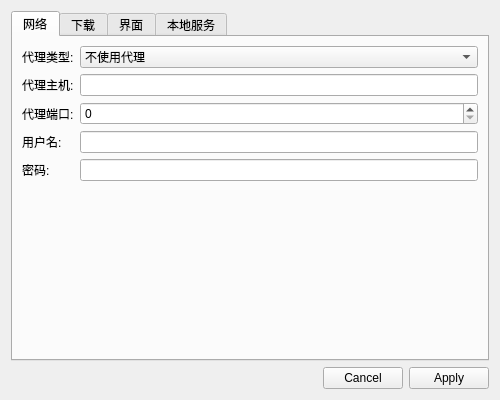
<?xml version="1.0" encoding="UTF-8"?>
<ui version="4.0">
 <class>SettingsDialog</class>
 <widget class="QDialog" name="SettingsDialog">
  <property name="geometry">
   <rect>
    <x>0</x>
    <y>0</y>
    <width>500</width>
    <height>400</height>
   </rect>
  </property>
  <property name="windowTitle">
   <string>设置</string>
  </property>
  <layout class="QVBoxLayout" name="verticalLayout">
   <item>
    <widget class="QTabWidget" name="tabWidget">
     <property name="currentIndex">
      <number>0</number>
     </property>
     <widget class="QWidget" name="networkTab">
      <attribute name="title">
       <string>网络</string>
      </attribute>
      <layout class="QFormLayout" name="formLayout">
       <item row="0" column="0">
        <widget class="QLabel" name="proxyTypeLabel">
         <property name="text">
          <string>代理类型:</string>
         </property>
        </widget>
       </item>
       <item row="0" column="1">
        <widget class="QComboBox" name="proxyTypeComboBox">
         <item>
          <property name="text">
           <string>不使用代理</string>
          </property>
         </item>
         <item>
          <property name="text">
           <string>HTTP代理</string>
          </property>
         </item>
         <item>
          <property name="text">
           <string>SOCKS5代理</string>
          </property>
         </item>
         <item>
          <property name="text">
           <string>系统代理</string>
          </property>
         </item>
        </widget>
       </item>
       <item row="1" column="0">
        <widget class="QLabel" name="proxyHostLabel">
         <property name="text">
          <string>代理主机:</string>
         </property>
        </widget>
       </item>
       <item row="1" column="1">
        <widget class="QLineEdit" name="proxyHostLineEdit"/>
       </item>
       <item row="2" column="0">
        <widget class="QLabel" name="proxyPortLabel">
         <property name="text">
          <string>代理端口:</string>
         </property>
        </widget>
       </item>
       <item row="2" column="1">
        <widget class="QSpinBox" name="proxyPortSpinBox">
         <property name="maximum">
          <number>65535</number>
         </property>
        </widget>
       </item>
       <item row="3" column="0">
        <widget class="QLabel" name="proxyUserLabel">
         <property name="text">
          <string>用户名:</string>
         </property>
        </widget>
       </item>
       <item row="3" column="1">
        <widget class="QLineEdit" name="proxyUserLineEdit"/>
       </item>
       <item row="4" column="0">
        <widget class="QLabel" name="proxyPassLabel">
         <property name="text">
          <string>密码:</string>
         </property>
        </widget>
       </item>
       <item row="4" column="1">
        <widget class="QLineEdit" name="proxyPassLineEdit">
         <property name="echoMode">
          <enum>QLineEdit::EchoMode::Password</enum>
         </property>
        </widget>
       </item>
      </layout>
     </widget>
     <widget class="QWidget" name="downloadTab">
      <attribute name="title">
       <string>下载</string>
      </attribute>
      <layout class="QFormLayout" name="formLayout_2">
       <item row="0" column="0">
        <widget class="QLabel" name="defaultDownloadPathLabel">
         <property name="text">
          <string>默认下载路径:</string>
         </property>
        </widget>
       </item>
       <item row="0" column="1">
        <layout class="QHBoxLayout" name="horizontalLayout">
         <item>
          <widget class="QLineEdit" name="defaultDownloadPathLineEdit"/>
         </item>
         <item>
          <widget class="QPushButton" name="browseButton">
           <property name="text">
            <string>浏览...</string>
           </property>
          </widget>
         </item>
        </layout>
       </item>
       <item row="1" column="0">
        <widget class="QLabel" name="defaultThreadsLabel">
         <property name="text">
          <string>默认线程数:</string>
         </property>
        </widget>
       </item>
       <item row="1" column="1">
        <widget class="QSpinBox" name="defaultThreadsSpinBox">
         <property name="minimum">
          <number>1</number>
         </property>
         <property name="maximum">
          <number>32</number>
         </property>
         <property name="value">
          <number>5</number>
         </property>
        </widget>
       </item>
      </layout>
     </widget>
     <widget class="QWidget" name="uiTab">
      <attribute name="title">
       <string>界面</string>
      </attribute>
      <layout class="QFormLayout" name="formLayout_3">
       <item row="0" column="0">
        <widget class="QLabel" name="themeLabel">
         <property name="text">
          <string>主题:</string>
         </property>
        </widget>
       </item>
       <item row="0" column="1">
        <widget class="QComboBox" name="themeComboBox"/>
       </item>
       <item row="1" column="0">
        <widget class="QLabel" name="silentModeLabel">
         <property name="text">
          <string>通知设置:</string>
         </property>
        </widget>
       </item>
       <item row="1" column="1">
        <widget class="QCheckBox" name="silentModeCheckBox">
         <property name="text">
          <string>静默模式（不显示系统通知）</string>
         </property>
        </widget>
       </item>
      </layout>
     </widget>
     <widget class="QWidget" name="localServerTab">
      <attribute name="title">
       <string>本地服务</string>
      </attribute>
      <layout class="QFormLayout" name="formLayout_4">
       <item row="0" column="0">
        <widget class="QLabel" name="localListenPortLabel">
         <property name="text">
          <string>监听端口:</string>
         </property>
        </widget>
       </item>
       <item row="0" column="1">
        <widget class="QSpinBox" name="localListenPortSpinBox">
         <property name="minimum">
          <number>1024</number>
         </property>
         <property name="maximum">
          <number>65535</number>
         </property>
         <property name="value">
          <number>8080</number>
         </property>
        </widget>
       </item>
      </layout>
     </widget>
    </widget>
   </item>
   <item>
    <widget class="QDialogButtonBox" name="buttonBox">
     <property name="orientation">
      <enum>Qt::Orientation::Horizontal</enum>
     </property>
     <property name="standardButtons">
      <set>QDialogButtonBox::StandardButton::Apply|QDialogButtonBox::StandardButton::Cancel</set>
     </property>
    </widget>
   </item>
  </layout>
 </widget>
 <resources/>
 <connections/>
</ui>
